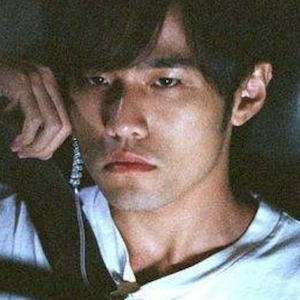
#> input picture tmp/jay.png, 300 x 300 px
$ python q1.py
#> lines starting #> are read from the running program, lines starting #| are printed output that depends on the picture
import cv2
import numpy as np
import matplotlib.pyplot as plt

# 将彩图转为单通道灰度图
img = cv2.imread("jay.png")
#> img is the input picture: shape (300, 300, 3); mean B, G, R 92.5, 100.7, 107.8
print("原始彩图尺寸:", img.shape)
#| 原始彩图尺寸: (300, 300, 3)
gray = cv2.cvtColor(img, cv2.COLOR_BGR2GRAY)
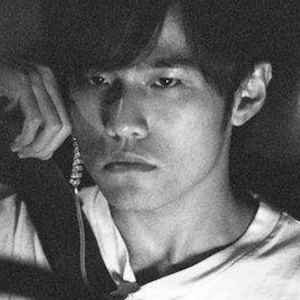
#> gray: shape (300, 300); min 0, max 255, mean 101.9
print("原始灰度图尺寸:", gray.shape)
#| 原始灰度图尺寸: (300, 300)

# 定义5个Harr滤波器（尺寸5x5~10x10）
harr_filters = [
    # 1. 5×5 水平边缘
    np.array([
        [1, 1, 1, 1, 1],
        [1, 1, 1, 1, 1],
        [0, 0, 0, 0, 0],
        [-1, -1, -1, -1, -1],
        [-1, -1, -1, -1, -1]
    ]),
    # 2. 5×5 垂直边缘
    np.array([
        [1, 1, 0, -1, -1],
        [1, 1, 0, -1, -1],
        [1, 1, 0, -1, -1],
        [1, 1, 0, -1, -1],
        [1, 1, 0, -1, -1]
    ]),
    # 3. 7×7 垂直线条
    np.array([
        [1, 1, -2, -2, -2, 1, 1],
        [1, 1, -2, -2, -2, 1, 1],
        [1, 1, -2, -2, -2, 1, 1],
        [1, 1, -2, -2, -2, 1, 1],
        [1, 1, -2, -2, -2, 1, 1],
        [1, 1, -2, -2, -2, 1, 1],
        [1, 1, -2, -2, -2, 1, 1]
    ]),
    # 4. 7×7 水平线条
    np.array([
        [1, 1, 1, 1, 1, 1, 1],
        [1, 1, 1, 1, 1, 1, 1],
        [-2, -2, -2, -2, -2, -2, -2],
        [-2, -2, -2, -2, -2, -2, -2],
        [-2, -2, -2, -2, -2, -2, -2],
        [1, 1, 1, 1, 1, 1, 1],
        [1, 1, 1, 1, 1, 1, 1],

    ]),
    # 5. 8×8 对角特征
    np.array([
        [-1, -1, -1, -1, 1, 1, 1, 1],
        [-1, -1, -1, -1, 1, 1, 1, 1],
        [-1, -1, -1, -1, 1, 1, 1, 1],
        [-1, -1, -1, -1, 1, 1, 1, 1],
        [1, 1, 1, 1, -1, -1, -1, -1],
        [1, 1, 1, 1, -1, -1, -1, -1],
        [1, 1, 1, 1, -1, -1, -1, -1],
        [1, 1, 1, 1, -1, -1, -1, -1]
    ])
]

# 手动卷积函数
def manual_convolution(image, filter):
    img_h, img_w = image.shape
    filter_h, filter_w = filter.shape
    out_h = img_h - filter_h + 1
    out_w = img_w - filter_w + 1
    feature_map = np.zeros((out_h, out_w), dtype=np.float32)

    for i in range(out_h):
        for j in range(out_w):
            img_patch = image[i:i+filter_h, j:j+filter_w]
            feature_map[i, j] = np.sum(img_patch * filter)
    return feature_map

# 生成并保存所有特征图
for i, filt in enumerate(harr_filters):
    feature = manual_convolution(gray, filt)
    # 归一化时判断，避免除以0
    if feature.max() - feature.min() == 0:
        feature_norm = np.zeros_like(feature, dtype=np.uint8)
    else:
        feature_norm = ((feature - feature.min()) / (feature.max() - feature.min()) * 255).astype(np.uint8)

    # 可视化
    plt.figure(figsize=(8, 4))
    plt.subplot(1, 2, 1)
    plt.imshow(gray, cmap='gray')
    plt.title('Original Gray Image')
    plt.axis('off')

    plt.subplot(1, 2, 2)
    plt.imshow(feature_norm, cmap='gray')
    plt.title(f'Harr Filter {i+1} Feature Map')
    plt.axis('off')

    plt.tight_layout()
    plt.show()

    cv2.imwrite(f'harr_feature_{i+1}.jpg', feature_norm)
#> this loop made 5 passes
#> pass 1, `feature = manual_convolution(gray, filt)`:
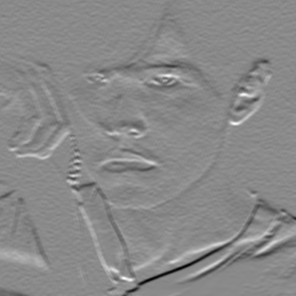
#> feature: shape (296, 296) float32; min -1874, max 1589, mean -12.2; drawn with min black and max white
#> pass 1, `plt.show()`:
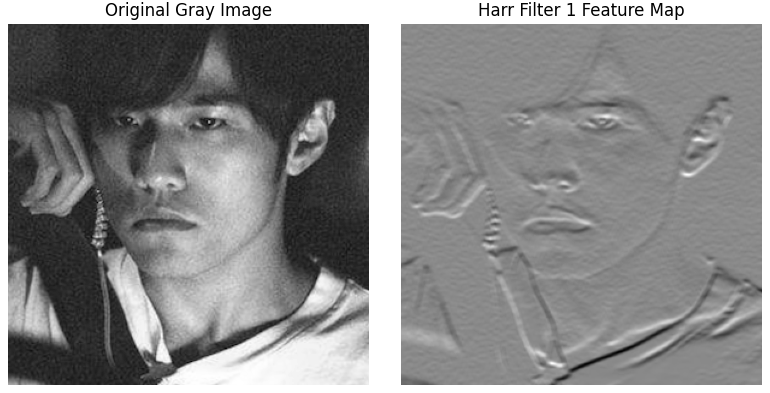
#> figure drawn by matplotlib, 2 panels
#> pass 2, `feature = manual_convolution(gray, filt)`:
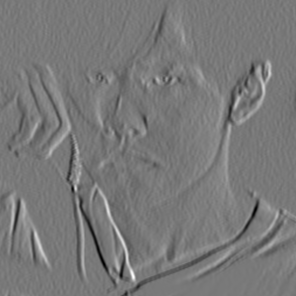
#> feature: shape (296, 296) float32; min -1682, max 1857, mean -1.4; drawn with min black and max white

cv2.imwrite(f'original_gray.jpg', gray)
